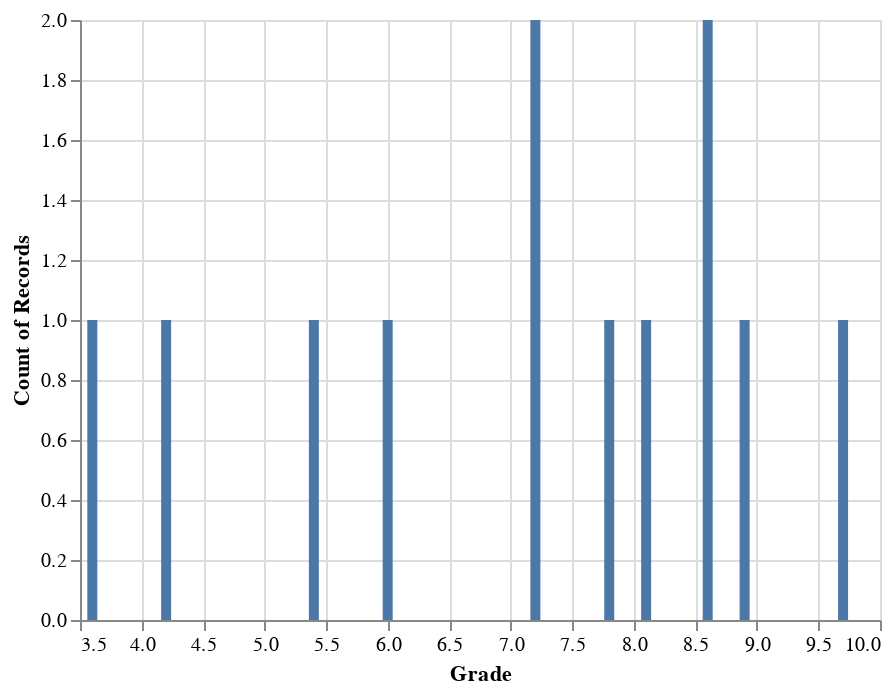

The cell this chart's notebook holds for it:
### Markdown cell above
# Histogram

### Code cell
df = pd.read_csv('https://raw.githubusercontent.com/lcbjrrr/data/main/grades%20-%20okk.csv')
alt.Chart(df).mark_bar().encode(
    x='Grade',
    y='count()'
)

### Figure 1 — Vega-Lite specification as saved in the notebook (floating-point values rounded to 4 significant figures)
{"config": {"view": {"continuousWidth": 400, "continuousHeight": 300}}, "data": {"name": "data-6b2b5c69c2c3e27e7e40f189da4d9bc4"}, "mark": "bar", "encoding": {"x": {"field": "Grade", "type": "quantitative"}, "y": {"aggregate": "count", "type": "quantitative"}}, "$schema": "https://vega.github.io/schema/vega-lite/v4.17.0.json", "datasets": {"data-6b2b5c69c2c3e27e7e40f189da4d9bc4": [{"Course": "ADM", "Student": "João", "AP1": 9.0, "AP2": 8.0, "AP3": 9.0, "Grade": 8.6, "Score": "B"}, {"Course": "ADM", "Student": "Maria", "AP1": 6.0, "AP2": 4.0, "AP3": 10.0, "Grade": 6.0, "Score": "D"}, {"Course": "LAW", "Student": "José", "AP1": 4.0, "AP2": 3.0, "AP3": 4.0, "Grade": 3.6, "Score": "F"}, {"Course": "LAW", "Student": "Pedro", "AP1": 8.0, "AP2": 10.0, "AP3": 7.0, "Grade": 8.6, "Score": "B"}, {"Course": "ECO", "Student": "Paulo", "AP1": 7.5, "AP2": 8.0, "AP3": 9.5, "Grade": 8.1, "Score": "B"}, {"Course": "LAW", "Student": "Esther", "AP1": 6.0, "AP2": 4.5, "AP3": 6.0, "Grade": 5.4, "Score": "D"}, {"Course": "ADM", "Student": "Gabriel", "AP1": 8.0, "AP2": 6.0, "AP3": 8.0, "Grade": 7.2, "Score": "B"}, {"Course": "LAW", "Student": "Rafael", "AP1": 7.5, "AP2": 10.0, "AP3": 9.5, "Grade": 8.9, "Score": "B"}, {"Course": "ECO", "Student": "Davi", "AP1": 6.0, "AP2": 10.0, "AP3": 7.0, "Grade": 7.8, "Score": "B"}, {"Course": "LAW", "Student": "Silvio", "AP1": 10.0, "AP2": 9.5, "AP3": 9.5, "Grade": 9.7, "Score": "A"}, {"Course": "ADM", "Student": "Sofia", "AP1": 8.0, "AP2": 7.0, "AP3": 6.0, "Grade": 7.2, "Score": "B"}, {"Course": "ADM", "Student": "Raquel", "AP1": 4.5, "AP2": 4.0, "AP3": 4.0, "Grade": 4.2, "Score": "F"}]}}
